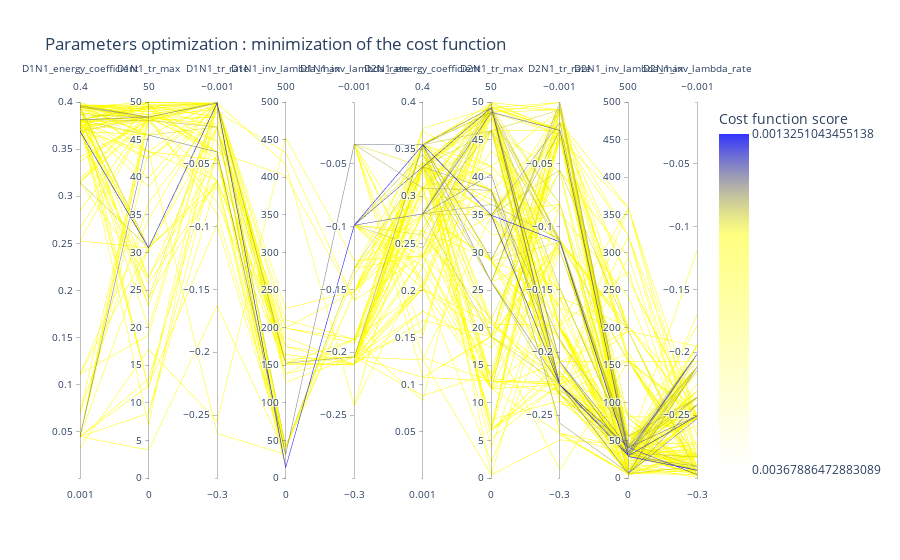

Here is the notebook cell this chart was saved with:
### Code cell
viewer.parallel_coordinates(1000, unselected_opacity=0)

### Figure 1 — Plotly figure (JSON) as saved in the notebook; plotly's stock layout.template omitted (floating-point values rounded to 4 significant figures; data arrays with more than 128 entries replaced by an {"elided": "..."} marker saying what was removed)
{"data": [{"dimensions": [{"label": "D1N1_energy_coefficient", "range": [0.001, 0.4], "values": {"elided": "1000 float values"}}, {"label": "D1N1_tr_max", "range": [0, 50], "values": {"elided": "1000 float values"}}, {"label": "D1N1_tr_rate", "range": [-0.3, -0.001], "values": {"elided": "1000 float values"}}, {"label": "D1N1_inv_lambda_max", "range": [0, 500], "values": {"elided": "1000 float values"}}, {"label": "D1N1_inv_lambda_rate", "range": [-0.3, -0.001], "values": {"elided": "1000 float values"}}, {"label": "D2N1_energy_coefficient", "range": [0.001, 0.4], "values": {"elided": "1000 float values"}}, {"label": "D2N1_tr_max", "range": [0, 50], "values": {"elided": "1000 float values"}}, {"label": "D2N1_tr_rate", "range": [-0.3, -0.001], "values": {"elided": "1000 float values"}}, {"label": "D2N1_inv_lambda_max", "range": [0, 500], "values": {"elided": "1000 float values"}}, {"label": "D2N1_inv_lambda_rate", "range": [-0.3, -0.001], "values": {"elided": "1000 float values"}}], "line": {"color": {"elided": "1000 float values"}, "colorbar": {"tickmode": "array", "ticktext": [0.001325, 0.003679], "tickvals": [-0.001325, -0.003679], "title": {"text": "Cost function score"}}, "colorscale": [[0, "rgba(0, 0, 255, 0.8)"], [0.3, "rgba(255,255,0,0.5)"], [1, "rgba(255,255,0,0.0)"]], "reversescale": true, "showscale": true}, "type": "parcoords", "unselected": {"line": {"opacity": 0}}}], "layout": {"coloraxis": {"colorbar": {"title": {"text": "Fitness"}}}, "title": {"text": "Parameters optimization : minimization of the cost function"}}}
